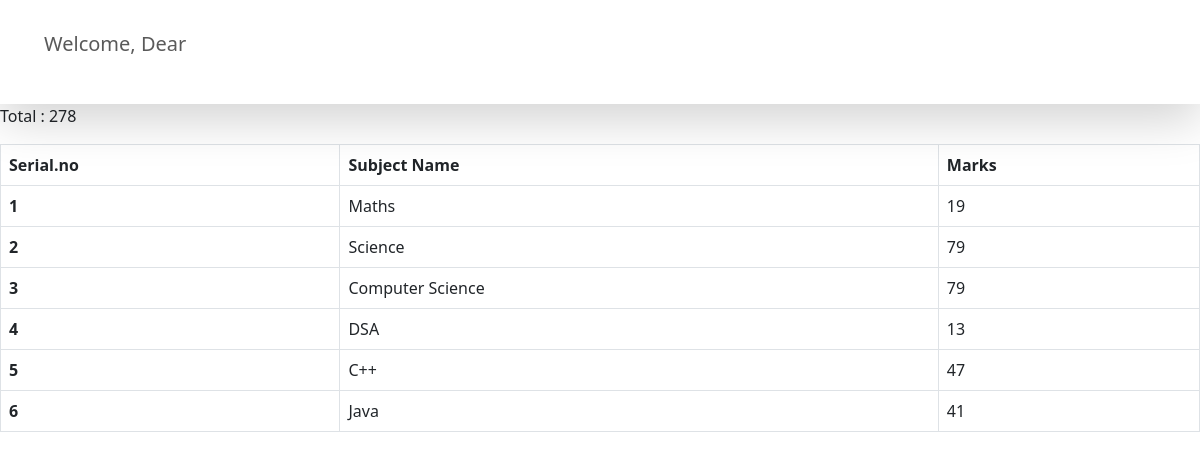
The page /see_marks/STU-O723 on the database its author committed.
### home/models.py (models this page shows, shortened)
class SubjectMarks(models.Model):
    student = models.ForeignKey(Student,related_name='studentmarks',on_delete=models.CASCADE)
    subject = models.ForeignKey(Subject, on_delete=models.CASCADE)
    marks = models.IntegerField()
    class Meta:
        unique_together = ['student','subject']

class Subject(models.Model):
    subject_name = models.CharField(max_length=100)

### home/views.py (the view)
# urls.py: path('see_marks/<student_id>',see_marks,name='see_marks'),
def see_marks(request,student_id):
    queryset = SubjectMarks.objects.filter(student__student_id__student_id = student_id)
    total_marks = queryset.aggregate(total_marks = Sum('marks'))
    ranks =  Student.objects.annotate(marks = Sum('studentmarks__marks')).order_by('-marks','-student_age')
    print(ranks)
    return render(request,'inside/see_marks.html',{'queryset' : queryset,'total_marks':total_marks})

### home/models.py (called while the page is built)
    def __str__(self) -> str:
        return self.student_name

### templates/inside/see_marks.html
{% extends '../base.html'  %}
{% block start %}
<table class=" p-5 table table-bordered">
  <p>Total : {{total_marks.total_marks}}</p>
    <thead>
      <tr>
        <th scope="col">Serial.no</th>
        <th scope="col">Subject Name</th>
        <th scope="col">Marks</th>
      </tr>
    </thead>
    <tbody>
      {% for marks in queryset %}
      <tr>
        <th scope="row">{{forloop.counter}}  </th>
        <td>{{marks.subject.subject_name}}</td>
        <td>{{marks.marks}}</td>
      </tr>
      {% endfor %}
    </tbody>
  </table>
{% endblock %}

### css/css/index.css (style rules this page uses)
body { margin: 0; }

### rows shown on the page
SubjectMarks: subject.subject_name "Maths", marks "19"
SubjectMarks: subject.subject_name "Science", marks "79"
SubjectMarks: subject.subject_name "Computer Science", marks "79"
SubjectMarks: subject.subject_name "DSA", marks "13"
SubjectMarks: subject.subject_name "C++", marks "47"
SubjectMarks: subject.subject_name "Java", marks "41"

### other values the page prints
{{ total_marks.total_marks }} "278"
